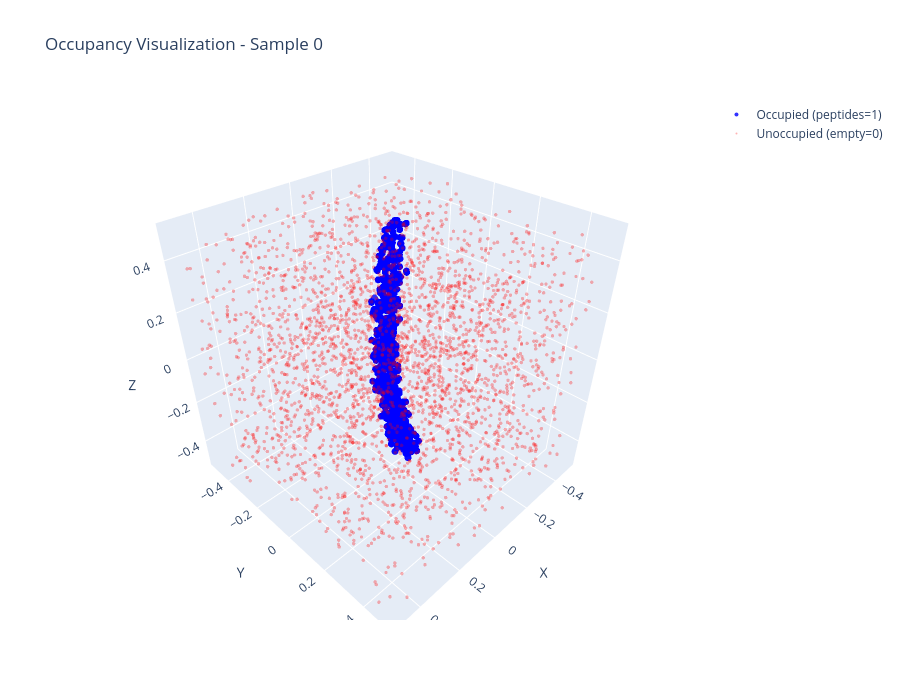

Source (notebook cell):
### Code cell
# Visualize Occupancy Labeling
sample_idx = 0
sample = train_dataset[sample_idx]

query_points_np = sample['query_points'].numpy()
occupancy_np = sample['occupancy'].numpy()

# Separate occupied vs unoccupied points
occupied_mask = occupancy_np > 0.5
unoccupied_mask = occupancy_np < 0.5

occupied_points = query_points_np[occupied_mask]
unoccupied_points = query_points_np[unoccupied_mask]

print(f"Sample {sample_idx} occupancy distribution:")
print(f"  Occupied points (peptides=1): {occupied_mask.sum()} points")
print(f"  Unoccupied points (empty=0): {unoccupied_mask.sum()} points")

# Create 3D visualization with occupancy points
fig = go.Figure()

# Add occupied points (blue - peptides)
if len(occupied_points) > 0:
    fig.add_trace(go.Scatter3d(
        x=occupied_points[:, 0],
        y=occupied_points[:, 1],
        z=occupied_points[:, 2],
        mode='markers',
        name='Occupied (peptides=1)',
        marker=dict(size=4, color='blue', opacity=0.8)
    ))

# Add unoccupied points (gray - empty space)
if len(unoccupied_points) > 0:
    fig.add_trace(go.Scatter3d(
        x=unoccupied_points[:, 0],
        y=unoccupied_points[:, 1],
        z=unoccupied_points[:, 2],
        mode='markers',
        name='Unoccupied (empty=0)',
        marker=dict(size=2, color='red', opacity=0.3)
    ))

fig.update_layout(
    title=f'Occupancy Visualization - Sample {sample_idx}',
    scene=dict(
        xaxis_title='X',
        yaxis_title='Y',
        zaxis_title='Z',
        aspectmode='data',
    ),
    width=900,
    height=700,
    hovermode='closest'
)
fig.show()

print(f"\n✓ Occupancy visualization complete")
print(f"✓ Blue points = actual peptide centroids (occupancy=1)")
print(f"✓ Gray points = random empty space (occupancy=0)")

### Figure 1 — Plotly figure (JSON) as saved in the notebook; plotly's stock layout.template omitted (floating-point values rounded to 4 significant figures; data arrays with more than 128 entries replaced by an {"elided": "..."} marker saying what was removed)
{"data": [{"marker": {"color": "blue", "opacity": 0.8, "size": 4}, "mode": "markers", "name": "Occupied (peptides=1)", "type": "scatter3d", "x": {"elided": "3000 float values"}, "y": {"elided": "3000 float values"}, "z": {"elided": "3000 float values"}}, {"marker": {"color": "red", "opacity": 0.3, "size": 2}, "mode": "markers", "name": "Unoccupied (empty=0)", "type": "scatter3d", "x": {"elided": "3000 float values"}, "y": {"elided": "3000 float values"}, "z": {"elided": "3000 float values"}}], "layout": {"height": 700, "hovermode": "closest", "scene": {"aspectmode": "data", "xaxis": {"title": {"text": "X"}}, "yaxis": {"title": {"text": "Y"}}, "zaxis": {"title": {"text": "Z"}}}, "title": {"text": "Occupancy Visualization - Sample 0"}, "width": 900}}
